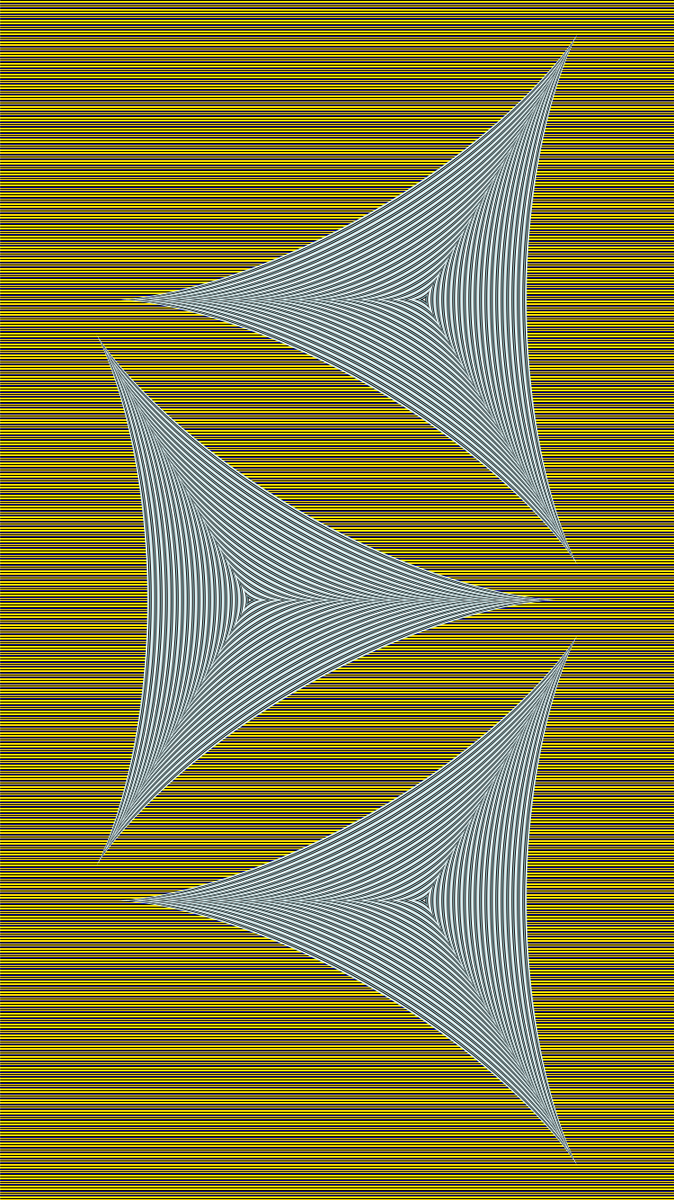
Frame 1 (no input)
Frame 60 (the mouse pressed at the canvas centre just before this capture): identical to frame 1, image omitted
Frame 120 (the mouse held since frame 60 and released just before this capture): identical to frame 1, image omitted

The Processing sketch that drew this single still picture (run headless with seeded random() and noise(); from frame 60 on, the mouse is pressed at the canvas centre):

// Processing sketch: Iphone_Blob_2
// ── Iphone_Blob_2.pde
//Title: Iphone Blob 2
//Coder: Thomas Wesley 
//Last Edit: January 30th, 2020
//Iphone wallpaper with lined backgroud and set of parametric curves. 

// Sketch Variable Declarations
float asteroid=114;
float alpha=255;
float delay=0;
static final int LINE_C = 360;
//Sketch Setup - Sizing and background parameters
void setup() {
  size(750,1334);
   background(0);
}
//Sketch Draw - Logic for the drawing
void draw() {
  delay=delay+1;     
  background(255);
  for(float j=-500;j<height;j=j+1){
    if(j%3==0){
      stroke(0,255);  
   
    }
    else if(j%4==0){
      stroke(0,0,160,255);
    }
    else{
      stroke(255,223,0,255);
  
    }
    line(0,j,width,j);
  }
  translate(width/2.7,height/2);
 
  for(float h=asteroid; h>0; h=h-1){
    noStroke();
    beginShape();
    noFill();
    for (float i = 0; i < LINE_C; i = (i +1)){     
      if(h%3==0){
        fill(176,224,230,alpha);
      }
      else if(h%2==0){
        fill(0,alpha);
      }
      else{
        fill(255,alpha);     
      }
      curveVertex(w(i,h),z(i,h));
    }   
    endShape();
  }
  translate(-width/2.7,-height/2);
  
  //Second Triangle
   
  translate(width-width/2.7,height/4);
   rotate(PI);
  for(float h=asteroid; h>0; h=h-1){
    noStroke();
    beginShape();
    noFill();
    for (float i = 0; i < LINE_C; i = (i +1)){     
      if(h%3==0){
        fill(176,224,230,alpha);
      }
      else if(h%2==0){
        fill(0,alpha);
      }
      else{
        fill(255,alpha);     
      }
      curveVertex(w(i,h),z(i,h));
    }   
    endShape();
  }
   rotate(-PI);
  translate(-(width-width/2.7),-height/4);
  //Third Triangle
   translate(width-width/2.7,height-height/4);
   rotate(PI);
  for(float h=asteroid; h>0; h=h-1){
    noStroke();
    beginShape();
    noFill();
    for (float i = 0; i < LINE_C; i = (i +1)){     
      if(h%3==0){
        fill(176,224,230,alpha);
      }
      else if(h%2==0){
        fill(0,alpha);
      }
      else{
        fill(255,alpha);     
      }
      curveVertex(w(i,h),z(i,h));
    }   
    endShape();
  }
   rotate(-PI);
  translate(-(width-width/2.7),-(height-height/4));
  
  //Remove the comment on the save function to save the image
  save("Iphone_Blob_2_Alpha.jpg");  
}
//The functions for the curves
float w(float t, float v) {
  float a=1;

  float e=a*(2*cos(radians(t))+cos(2*radians(t)));
  return (e*v); 
} 
float z(float t, float v) {
  float a=1;

  float e=a*(2*sin(radians(t))-sin(2*radians(t)));
  return (e*v); 
}
